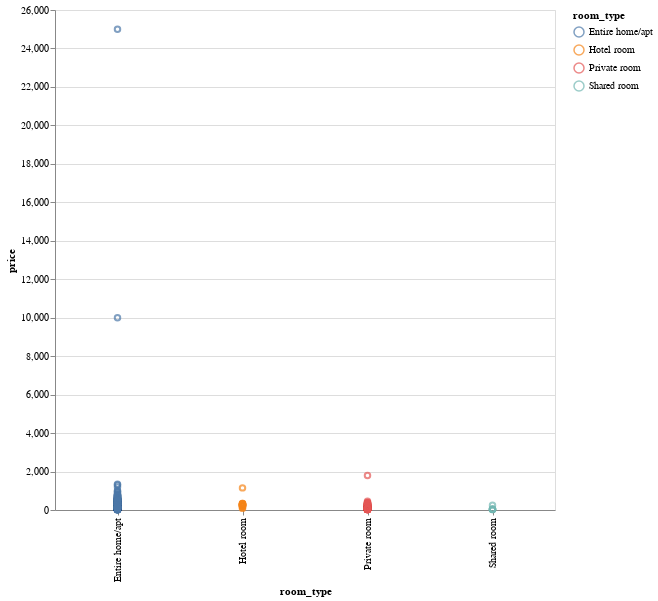

The code cell stored with this chart in its notebook:
### Code cell
alt.Chart(df).mark_point().encode(x='room_type',y='price',color='room_type').properties(width=500,height=500)

### Figure 1 — Vega-Lite specification as saved in the notebook (floating-point values rounded to 4 significant figures; data arrays with more than 128 entries replaced by an {"elided": "..."} marker saying what was removed)
{"config": {"view": {"continuousWidth": 400, "continuousHeight": 300}}, "data": {"name": "data-b37e8986e69151c8c8ecc0cc058523f5"}, "mark": "point", "encoding": {"color": {"type": "nominal", "field": "room_type"}, "x": {"type": "nominal", "field": "room_type"}, "y": {"type": "quantitative", "field": "price"}}, "height": 500, "width": 500, "$schema": "https://vega.github.io/schema/vega-lite/v4.8.1.json", "datasets": {"data-b37e8986e69151c8c8ecc0cc058523f5": {"elided": "2099 records"}}}
